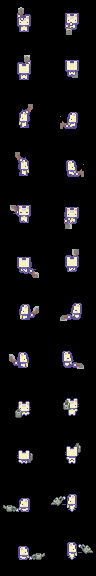
#> input picture assets/characters/basic_charakter_actions.png, 96 x 576 px
$ python -i survivor_art.py   (imports and definitions only)
#> lines starting #> are read from the running program, lines starting #| are printed output that depends on the picture
"""Draw the survivor's original 4-direction, 4-frame pixel animation.

The sprite contract is 32 x 40 pixels per frame, with feet at y=35.
Rows are down, left, right, up; column zero is the resting pose.
Run this file directly or import ``survivor`` from the world art builder.
"""

from pathlib import Path

from PIL import Image, ImageDraw


OUTPUT = Path(__file__).resolve().parents[2] / "assets" / "pixel" / "survivor.png"
AIMING_OUTPUT = OUTPUT.with_name("survivor_aiming.png")
INK = "#293a49"
DEEP = "#365c70"
COAT = "#438f99"
LIGHT = "#80c3bd"
RIM = "#e4e8bf"
SKIN = "#e8ba8e"
SKIN_SHADOW = "#bd8069"
HAIR = "#594641"
HAIR_LIGHT = "#957657"
OCHRE = "#e3aa58"
GOLD_LIGHT = "#ffe0a0"
GOLD_DARK = "#ad7b4a"
PANTS = "#506e87"
PANTS_LIGHT = "#89a2af"
LEATHER = "#916549"


def _front_legs(draw, frame, back=False):
    """Alternate boot height and trouser folds without changing the origin."""
    left_lift, right_lift = ((0, 0), (2, 0), (0, 0), (0, 2))[frame]
    for x, lift in ((10, left_lift), (18, right_lift)):
        draw.polygon([(x, 25), (x + 5, 25), (x + 5, 31 - lift),
                      (x + 6, 34 - lift), (x + 6, 35 - lift),
                      (x, 35 - lift), (x - 1, 33 - lift)], fill=INK)
        draw.rectangle((x + 1, 26, x + 4, 31 - lift), fill=PANTS)
        draw.line((x + 1, 26, x + 1, 29 - lift), fill=PANTS_LIGHT)
        draw.line((x + 2, 31 - lift, x + 4, 31 - lift), fill=DEEP)
        draw.rectangle((x, 33 - lift, x + 4, 34 - lift), fill=LEATHER)
        draw.point((x, 33 - lift), fill="#a08b75")
        if not back:
            draw.line((x + 1, 34 - lift, x + 4, 34 - lift), fill="#ab9f84")


def _front(frame, back=False, armed=False):
    image = Image.new("RGBA", (32, 40))
    d = ImageDraw.Draw(image)
    d.ellipse((7, 33, 26, 37), fill=(8, 16, 28, 105))
    _front_legs(d, frame, back)
    bob = int(frame in (1, 3))
    # The torso is drawn separately so walk bobbing does not move planted feet.
    body = Image.new("RGBA", (32, 34))
    p = ImageDraw.Draw(body)
    swing = (0, 1, 0, -1)[frame]
    # Pack straps and shoulders break up the outline before the coat.
    p.polygon([(9, 15), (13, 13), (21, 13), (24, 16), (24, 25),
               (20, 28), (10, 27), (8, 22)], fill=INK)
    p.rectangle((10, 16, 12, 24), fill=GOLD_DARK)
    if armed:
        # Raised elbows silhouette the aiming pose. In the rear view the
        # forearms reach away from the camera, behind the head and rucksack.
        p.polygon([(9, 16), (12, 16), (14, 14), (17, 13), (20, 14),
                   (23, 16), (25, 17), (27, 20), (25, 22), (22, 21),
                   (19, 18), (14, 18), (11, 21), (8, 22), (6, 20),
                   (7, 17)], fill=INK)
        p.polygon([(8, 17), (11, 17), (12, 19), (9, 21), (7, 20)], fill=COAT)
        p.polygon([(23, 17), (25, 18), (26, 20), (24, 21), (22, 19)], fill=COAT)
        p.line((8, 17, 10, 17), fill=RIM)
        p.line((7, 19, 9, 20), fill=LIGHT)
        p.line((24, 18, 25, 20), fill=LIGHT)
        p.line((7, 20, 9, 21), fill=OCHRE)
    else:
        for x, dy in ((7, swing), (23, -swing)):
            p.polygon([(x + 1, 16 + dy), (x + 3, 16 + dy),
                       (x + 4, 20 + dy), (x + 3, 25 + dy),
                       (x, 25 + dy), (x - 1, 21 + dy)], fill=INK)
            p.line((x + 1, 17 + dy, x + 1, 21 + dy), fill=LIGHT, width=2)
            p.point((x, 18 + dy), fill=RIM)
            p.rectangle((x, 22 + dy, x + 2, 23 + dy), fill=COAT)
            p.rectangle((x, 24 + dy, x + 2, 25 + dy), fill=LEATHER)
            p.point((x, 24 + dy), fill=SKIN)
    p.polygon([(12, 15), (21, 15), (23, 18), (22, 24),
               (23, 27), (18, 28), (16, 26), (14, 28), (9, 27),
               (10, 22), (10, 17)], fill=INK)
    p.polygon([(12, 16), (21, 16), (21, 24), (22, 26),
               (18, 26), (16, 25), (13, 26), (10, 26), (11, 18)], fill=COAT)
    p.line((12, 17, 12, 22), fill=LIGHT)
    p.line((11, 17, 14, 16), fill=RIM)
    p.rectangle((20, 18, 21, 24), fill=DEEP)
    p.line((11, 25, 14, 25), fill=LIGHT)
    # Ochre identification band and a belt pouch remain visible in every row.
    if not armed:
        p.rectangle((7, 20 + swing, 9, 21 + swing), fill=OCHRE)
        p.point((7, 20 + swing), fill=GOLD_LIGHT)
    if back:
        p.polygon([(12, 15), (20, 15), (23, 18), (23, 25),
                   (20, 28), (12, 27), (10, 24), (10, 18)], fill=INK)
        p.rectangle((12, 17, 21, 25), fill=GOLD_DARK)
        p.polygon([(12, 17), (20, 17), (21, 19), (20, 21),
                   (12, 21), (11, 19)], fill=OCHRE)
        p.line((13, 17, 19, 17), fill=GOLD_LIGHT)
        p.rectangle((13, 22, 19, 26), fill="#a27c4f")
        p.line((13, 22, 19, 22), fill=OCHRE)
        p.rectangle((15, 20, 17, 23), fill=INK)
        p.point((16, 21), fill=RIM)
        p.rectangle((10, 21, 11, 25), fill=LEATHER)
        p.line((20, 23, 20, 25), fill=GOLD_LIGHT)
        p.rectangle((21, 16, 23, 19), fill=DEEP)
        p.point((22, 16), fill=RIM)
    else:
        p.line((16, 18, 16, 25), fill=DEEP)
        p.line((17, 19, 17, 24), fill=LIGHT)
        p.rectangle((18, 20, 20, 22), fill=DEEP)
        p.line((18, 20, 20, 20), fill=RIM)
        p.line((12, 16, 19, 24), fill=INK, width=2)
        p.line((12, 16, 19, 23), fill=LEATHER)
        p.rectangle((18, 24, 22, 26), fill=INK)
        p.rectangle((19, 24, 21, 25), fill=GOLD_DARK)
        p.point((20, 24), fill=GOLD_LIGHT)
        if armed:
            # Both sleeves fold inward to the grip at (17, 22). The hands
            # stay raised through all four strides; only the torso bobs.
            p.polygon([(8, 18), (11, 18), (12, 21), (16, 21), (18, 20),
                       (21, 21), (23, 18), (25, 19), (24, 23),
                       (20, 24), (17, 23), (13, 24), (9, 22)], fill=INK)
            p.polygon([(9, 19), (11, 20), (12, 22), (15, 22),
                       (14, 23), (10, 21)], fill=LIGHT)
            p.polygon([(24, 19), (23, 22), (20, 23), (19, 21),
                       (21, 22), (23, 19)], fill=COAT)
            p.line((9, 20, 11, 22), fill=OCHRE)
            p.line((21, 22, 23, 21), fill=LIGHT)
            p.rectangle((15, 21, 18, 23), fill=LEATHER)
            p.line((16, 21, 18, 21), fill=SKIN)
            p.point((18, 22), fill=SKIN_SHADOW)
    # Rounded head with uneven hair and small ears rather than a square mask.
    p.polygon([(12, 5), (19, 4), (23, 7), (23, 12), (21, 15),
               (19, 17), (13, 16), (10, 12), (10, 8)], fill=INK)
    p.polygon([(12, 8), (21, 8), (21, 13), (19, 15),
               (14, 15), (12, 13)], fill=SKIN)
    p.rectangle((11, 10, 12, 12), fill=SKIN_SHADOW)
    p.line((20, 11, 20, 14), fill=SKIN_SHADOW)
    p.point((21, 11), fill=SKIN)
    p.polygon([(12, 5), (19, 5), (22, 7), (22, 10), (20, 9),
               (18, 8), (17, 10), (15, 8), (12, 10), (11, 9), (11, 7)], fill=HAIR)
    p.line((12, 6, 17, 5), fill=HAIR_LIGHT)
    p.line((12, 7, 14, 7), fill="#998168")
    if back:
        p.polygon([(11, 9), (22, 8), (22, 12), (20, 15),
                   (13, 15), (11, 12)], fill=HAIR)
        p.line((12, 10, 12, 12), fill=HAIR_LIGHT)
        p.line((14, 14, 18, 14), fill=INK)
        p.line((12, 15, 21, 15), fill=GOLD_DARK)
    else:
        p.point((14, 11), fill=INK)
        p.point((19, 11), fill=INK)
        p.point((16, 13), fill="#efd0a3")
        p.line((13, 15, 20, 15), fill=GOLD_DARK, width=2)
        p.line((13, 15, 19, 15), fill=OCHRE)
        p.line((13, 16, 17, 16), fill=GOLD_LIGHT)
        p.polygon([(18, 16), (21, 16), (20, 20), (18, 19)], fill=OCHRE)
        p.point((19, 17), fill=GOLD_LIGHT)
    image.alpha_composite(body, (0, bob))
    return image


# [104 lines left out: functions _side, survivor, not called in this run]


# [3 lines not run here, left out]

>>> import cv2
>>> picture = cv2.imread('../../assets/characters/basic_charakter_actions.png', cv2.IMREAD_GRAYSCALE)
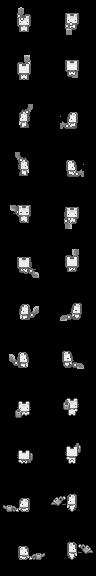
#> picture: shape (576, 96); min 0, max 237, mean 15.7
>>> result = _front(picture)
#> in _front, `image = Image.new("RGBA", (32, 40))`: image: PIL image 32x40 RGBA; every value is 0
#> (the run stopped early here; a loop or call above may not have finished)
